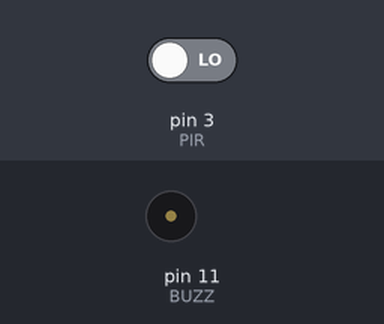
Bench run of a sketch on a simulated Arduino Uno, built with avr-gcc and run on an emulated ATmega328P. Parts: buzzer (waves = sounding). The inputs (shaded band) are chosen by the test bench; at power-on: pin 3 (PIR) LOW. What the sketch prints to the serial monitor is not drawn.

Above: at 1.2 s.
1.3 s: pin 3 (PIR) driven HIGH
At 2.4 s:
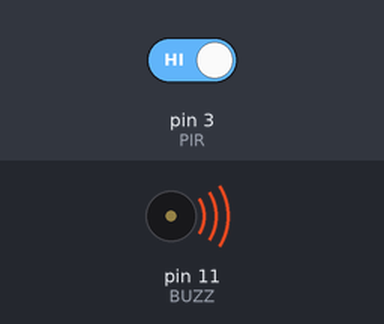
4.3 s: pin 3 (PIR) driven LOW
Timing chart, 0 to 7.3 s (numbered marks = the images above; inputs shaded):
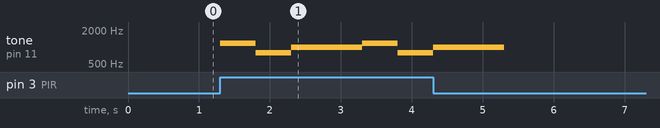

Measured:
- after the input at 1.3 s, tone on pin 11 (BUZZ): plays 1174 Hz for 0.50 s, 783 Hz for 0.50 s, 987 Hz for 1.0 s, 1174 Hz for 0.50 s, 783 Hz for 0.50 s, starting at once

The sketch:

Programa.ino
```cpp
#define BUZZ 11
#define PIR 3
boolean val;

void setup (){
  pinMode (BUZZ, OUTPUT);
  pinMode (PIR, INPUT);
  Serial.begin(9600);
}
void loop (){
val = digitalRead(PIR);
  if (val == HIGH){

  tone (BUZZ, 1174.66);
  delay(500);

  tone (BUZZ, 783.99);
  delay(500);

  tone (BUZZ, 987.767); //Que nota es (tabla 987=Si5)
  delay(1000);          //Duracion 1 segundo


    noTone(BUZZ);}
else noTone(BUZZ);
Serial.println(val);
}
```
